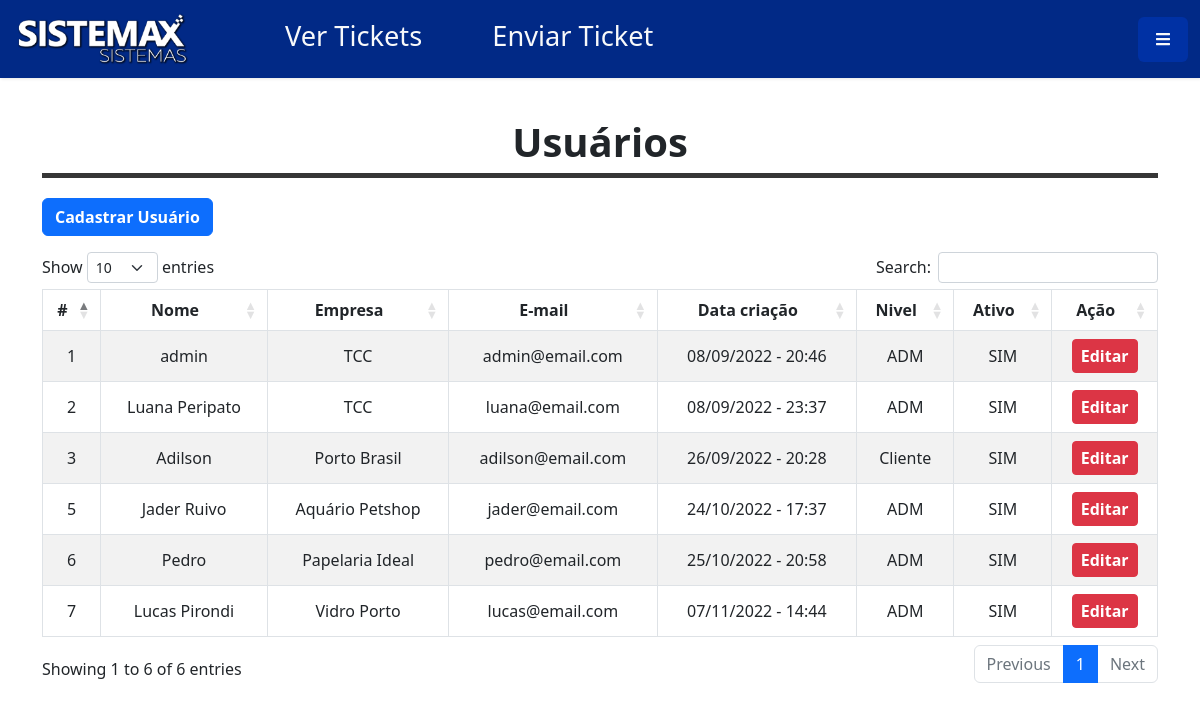
The page /usuarios.php (signed in) on the database its author committed.
### tables this page shows
CREATE TABLE `usuario` (
  `id_user` int(5) NOT NULL,
  `nome` varchar(220) NOT NULL,
  `email` varchar(265) NOT NULL,
  `senha` varchar(100) NOT NULL,
  `id_empresa_usuario` int(5) NOT NULL,
  `ativo_user` tinyint(1) NOT NULL,
  `data_criacao_user` datetime NOT NULL,
  `id_nivel` int(5) NOT NULL
);

CREATE TABLE `empresa` (
  `id_empresa` int(5) NOT NULL,
  `razao_social` varchar(50) NOT NULL,
  `empresa` varchar(50) NOT NULL,
  `cnpj` varchar(14) NOT NULL,
  `ativo` tinyint(1) NOT NULL,
  `data` datetime NOT NULL
);

CREATE TABLE `nivel` (
  `id` int(5) NOT NULL,
  `descricao` varchar(50) NOT NULL,
  `ativo` tinyint(1) NOT NULL
);

### usuarios.php (the view, shortened to what this page needs)
    <?php
include 'bd/conexao.php';
?>
<!DOCTYPE html>
<html lang="pt-br">
<head>
    <link href="https://cdn.jsdelivr.net/npm/select2@4.1.0-rc.0/dist/css/select2.min.css" rel="stylesheet" />
    <link href="https://cdn.jsdelivr.net/npm/bootstrap@5.2.0/dist/css/bootstrap.min.css" rel="stylesheet">
    <link rel="stylesheet" href="css/estilo.css">
    <link rel="stylesheet" href="css/meu-ticket.css">
    <link rel="stylesheet" href="https://cdnjs.cloudflare.com/ajax/libs/malihu-custom-scrollbar-plugin/3.1.5/jquery.mCustomScrollbar.min.css">
    <link rel="stylesheet" href="https://cdnjs.cloudflare.com/ajax/libs/twitter-bootstrap/5.2.0/css/bootstrap.min.css">
    <link rel="stylesheet" href="https://cdn.datatables.net/1.12.1/css/dataTables.bootstrap5.min.css">
</head>
<body style="font-family:'Segoe UI', Tahoma, Geneva, Verdana, sans-serif">
    <?php
    include 'componentes/navbar.php';
    $sql = "SELECT *  FROM usuario user
            JOIN empresa emp
            ON emp.id_empresa = user.id_empresa_usuario
            JOIN nivel niv
            ON niv.id = user.id_nivel
            ORDER BY user.id_user DESC";
    $usuarios = $mysqli->query($sql);
    ?>
    <div class="container mb-4">
        <h1 class="text-center"><b>Usuários</b></h1>
        <hr class="hrrrr">
        <button data-toggle='modal' data-target='#modalcaduser' class="btn btn-primary mb-3">
            <a class='fs-6 a-sem' style="color:white;" >Cadastrar Usuário</a>
        </button>
        <table class="table table-striped table-bordered" id="table_usuarios">
            <thead>
                <tr>
                    <th class="text-center ms-1" scope="col-1">#</th>
                    <th class="text-center" scope="col-2">Nome</th>
                    <th class="text-center" scope="col-2">Empresa</th>
                    <th class="text-center" scope="col-2">E-mail</th>
                    <th class="text-center" scope="col-1">Data criação</th>
                    <th class="text-center" scope="col-1">Nivel</th>
                    <th class="text-center" scope="col-1">Ativo</th>
                    <th class="text-center " scope="col-1">Ação</th>
                </tr>
            </thead>
            <tbody>
                <?php
                while ($user_data = mysqli_fetch_assoc($usuarios)) {
                    $date = $user_data['data_criacao_user'];
                    $data = date_create($date);
                    $data_formatada = date_format($data, 'd/m/Y - H:i');
                    $ativo = $user_data['ativo_user'];
                    $id = $user_data['id_user'];
                    if ($ativo != 0) {
                        $ativo_result = "SIM";
                    } else {
                        $ativo_result = "NÃO";
                    }
                ?>
                    <tr class='text-center align-middle'>
                        <td><?php echo $id; ?></td>
                        <td><?php echo $user_data['nome']; ?></td>
                        <td><?php echo $user_data['empresa']; ?></td>
                        <td><?php echo $user_data['email']; ?></td>
                        <td><?php echo $data_formatada; ?></td>
                        <td><?php echo $user_data['descricao']; ?></td>
                        <td><?php echo $ativo_result; ?></td>
                        <td>
                            <button onclick=" editUser(<?php echo $id; ?>)" class="btn btn-sm btn-danger">
                                <a class='a-sem' style="font-size: 1rem; color:white;">Editar</a>
                            </button>
                        </td>
                    </tr>
                <?php } ?>
            </tbody>
        </table>
    </div>
</body>
</html>

### css/estilo.css (style rules this page uses)
body { font-family: 'Roboto', sans-serif; background: #fafafa; }
a, a:hover, a:focus { color: inherit; text-decoration: none; transition: all 0.3s; }

### css/meu-ticket.css (style rules this page uses)
body .hrrrr { border-width: 5px; color: #363636; margin-bottom: 20px; opacity: 100%; margin-top: -1px; }

### css/navbar.css (style rules this page uses)
* { margin: 0; padding: 0; box-sizing: border-box; }
.a-sem { text-decoration: none; color: white; font-size: 1.5rem; font-weight: 600; }

### rows shown on the page
usuario: id_user "7", nome "Lucas Pirondi", id_empresa_usuario.empresa "Vidro Porto", email "lucas@email.com", data_criacao_user "07/11/2022 - 14:44", id_nivel.descricao "ADM", ativo_user "SIM"
usuario: id_user "6", nome "Pedro", id_empresa_usuario.empresa "Papelaria Ideal", email "pedro@email.com", data_criacao_user "25/10/2022 - 20:58", id_nivel.descricao "ADM", ativo_user "SIM"
usuario: id_user "5", nome "Jader Ruivo", id_empresa_usuario.empresa "Aquário Petshop", email "jader@email.com", data_criacao_user "24/10/2022 - 17:37", id_nivel.descricao "ADM", ativo_user "SIM"
usuario: id_user "3", nome "Adilson", id_empresa_usuario.empresa "Porto Brasil", email "adilson@email.com", data_criacao_user "26/09/2022 - 20:28", id_nivel.descricao "Cliente", ativo_user "SIM"
usuario: id_user "2", nome "Luana Peripato", id_empresa_usuario.empresa "TCC", email "luana@email.com", data_criacao_user "08/09/2022 - 23:37", id_nivel.descricao "ADM", ativo_user "SIM"
usuario: id_user "1", nome "admin", id_empresa_usuario.empresa "TCC", email "admin@email.com", data_criacao_user "08/09/2022 - 20:46", id_nivel.descricao "ADM", ativo_user "SIM"
